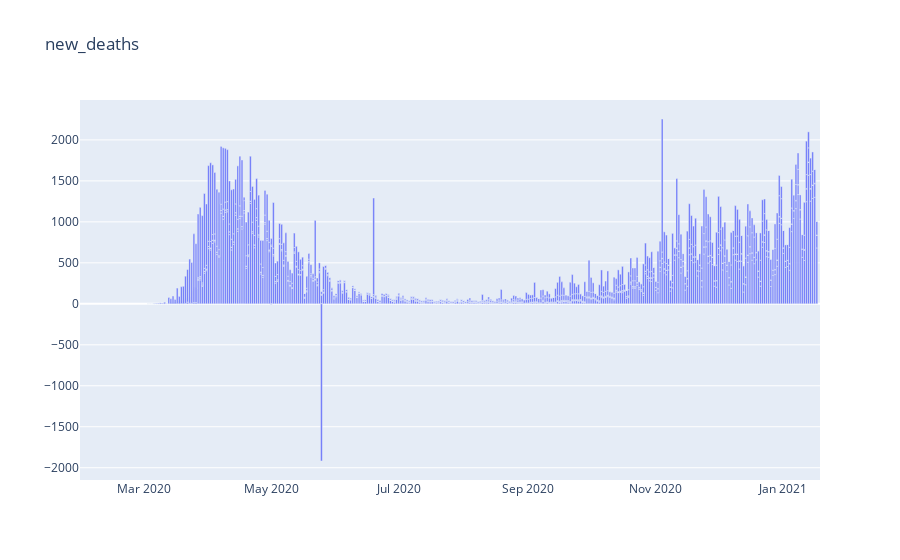

The cell this chart's notebook holds for it:
### Code cell
fig = go.Figure(data=[go.Bar(x=countries_cols['date'], y=countries_cols['new_deaths'])], layout_title_text="new_deaths")
fig.show()

### Figure 1 — Plotly figure (JSON) as saved in the notebook; plotly's stock layout.template omitted (floating-point values rounded to 4 significant figures; data arrays with more than 128 entries replaced by an {"elided": "..."} marker saying what was removed)
{"data": [{"type": "bar", "x": {"elided": "1656 str values"}, "y": {"elided": "1656 int values"}}], "layout": {"title": {"text": "new_deaths"}}}
